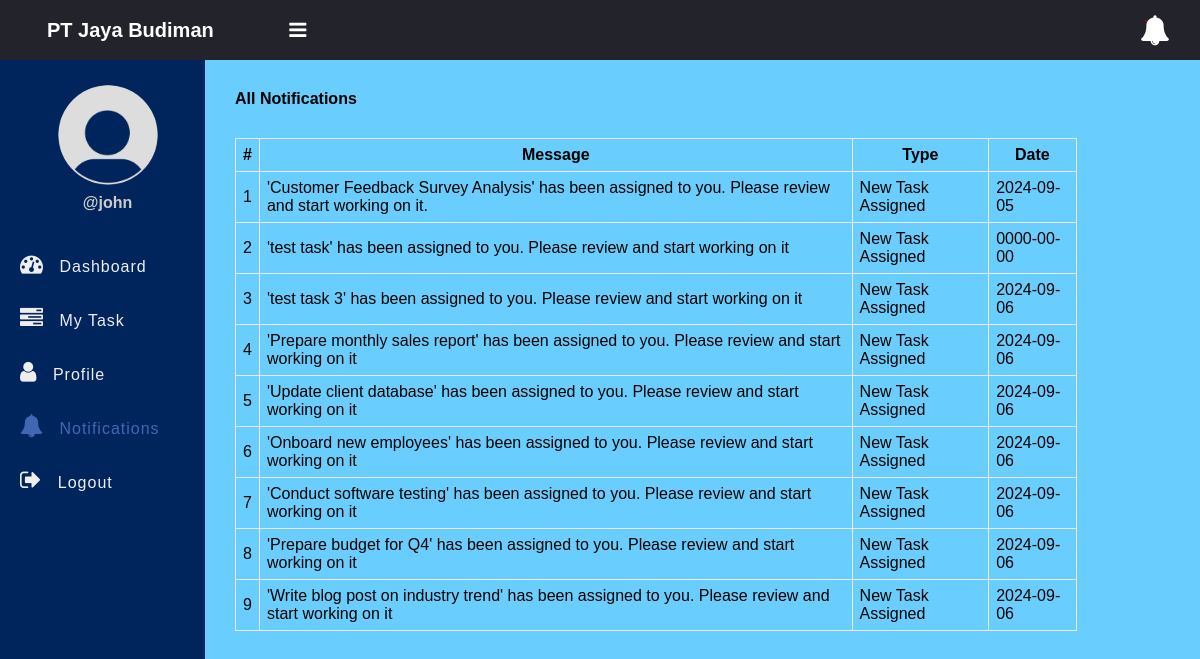
Page /notifications.php (signed in) on the committed database.
### tables this page shows
CREATE TABLE `notifications` (
  `id` int(11) NOT NULL,
  `message` text NOT NULL,
  `recipient` int(11) NOT NULL,
  `type` varchar(50) NOT NULL,
  `date` date NOT NULL DEFAULT current_timestamp(),
  `is_read` tinyint(1) DEFAULT 0
);

### app/model/Notification.php (called while the page is built, shortened)
<?php
function get_all_my_notifications($conn, $id){
	$sql = "SELECT * FROM notifications WHERE recipient=?";
	$stmt = $conn->prepare($sql);
	$stmt->execute([$id]);
	if($stmt->rowCount() > 0){
		$notifications = $stmt->fetchAll();
	}else $notifications = 0;
	return $notifications;
}

### notifications.php (the view, shortened to what this page needs)
<?php
if (isset($_SESSION['role']) && isset($_SESSION['id'])) {
    include "DB_connection.php";
    include "app/Model/Notification.php";
    $notifications = get_all_my_notifications($conn, $_SESSION['id']);
 ?>
<!DOCTYPE html>
<html>
<head>
	<link rel="stylesheet" href="https://stackpath.bootstrapcdn.com/font-awesome/4.7.0/css/font-awesome.min.css">
	<link rel="stylesheet" href="css/style.css">
</head>
<body>
	<?php include "inc/header.php" ?>
	<div class="body">
		<?php include "inc/nav.php" ?>
		<section class="section-1">
			<h4 class="title">All Notifications</h4>
			<?php if ($notifications != 0) { ?>
			<table class="main-table">
				<tr>
					<th>#</th>
					<th>Message</th>
					<th>Type</th>
					<th>Date</th>
				</tr>
				<?php $i=0; foreach ($notifications as $notification) { ?>
				<tr>
					<td><?=++$i?></td>
					<td><?=$notification['message']?></td>
					<td><?=$notification['type']?></td>
					<td><?=$notification['date']?></td>
				</tr>
			   <?php	} ?>
			</table>
		<?php }else { ?>
			<h3>You have zero notification</h3>
		<?php  }?>
		</section>
	</div>
</body>
</html>
<?php }else{
   $em = "First login";
   header("Location: login.php?error=$em");
   exit();
}
 ?>

### css/style.css (style rules this page uses)
* { padding: 0; margin: 0; box-sizing: border-box; font-family: arial, sans-serif; }
.body { display: flex; }
.section-1 { padding: 30px; width: 100%; background: rgb(105, 206, 253); }
.section-1 .title { margin-bottom: 10px; }
.main-table, .main-table tr, .main-table th, .main-table td { border: 1px solid #e9ebee; border-collapse: collapse; padding: 7px; }
.main-table { width: 90%; margin-top: 30px; }

### rows in the picture
notifications: message "'Customer Feedback Survey Analysis' has been assigned to you. Please review and start working on it.", type "New Task Assigned", date "2024-09-05"
notifications: message "'test task' has been assigned to you. Please review and start working on it", type "New Task Assigned", date "0000-00-00"
notifications: message "'test task 3' has been assigned to you. Please review and start working on it", type "New Task Assigned", date "2024-09-06"
notifications: message "'Prepare monthly sales report' has been assigned to you. Please review and start working on it", type "New Task Assigned", date "2024-09-06"
notifications: message "'Update client database' has been assigned to you. Please review and start working on it", type "New Task Assigned", date "2024-09-06"
notifications: message "'Onboard new employees' has been assigned to you. Please review and start working on it", type "New Task Assigned", date "2024-09-06"
notifications: message "'Conduct software testing' has been assigned to you. Please review and start working on it", type "New Task Assigned", date "2024-09-06"
notifications: message "'Prepare budget for Q4' has been assigned to you. Please review and start working on it", type "New Task Assigned", date "2024-09-06"
notifications: message "'Write blog post on industry trend' has been assigned to you. Please review and start working on it", type "New Task Assigned", date "2024-09-06"

### other values in the picture
$_SESSION['username'] "john"
